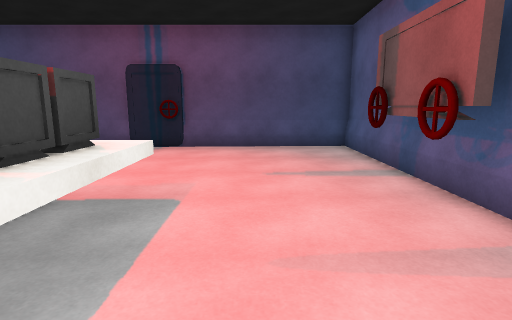
View 1 (above)

14 first-person views from a walk through a Unity game level. The camera is 1.5 m above the floor, tilts 10° down and sees 80° across. The floor is counted in squares, 1 m on a side. Each view is taken from the middle of a square. On the plan, view 1 faces up. The plan holds only what a view shows up to about 15 squares ahead; the rest is blank. The player is left out.

View 2
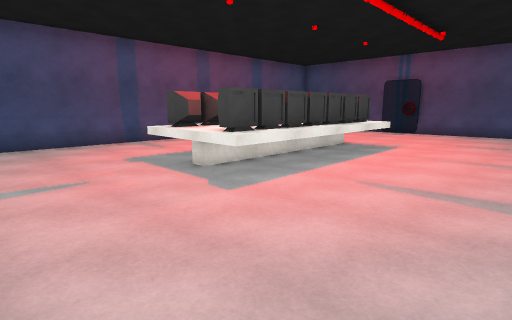

View 3
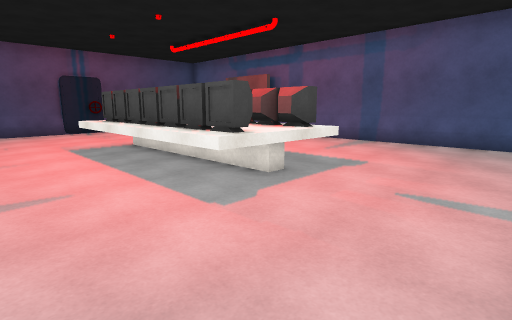

View 4
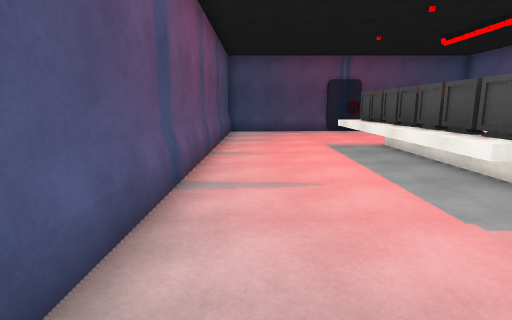

View 5
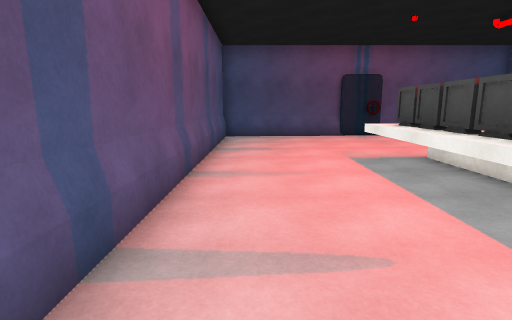

View 6
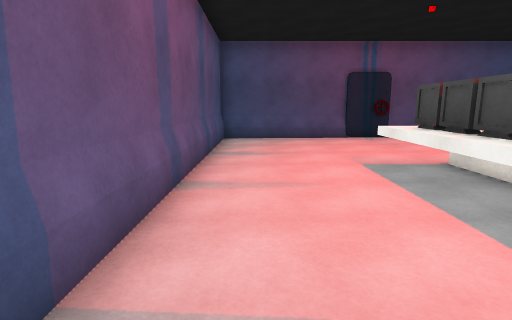

View 7
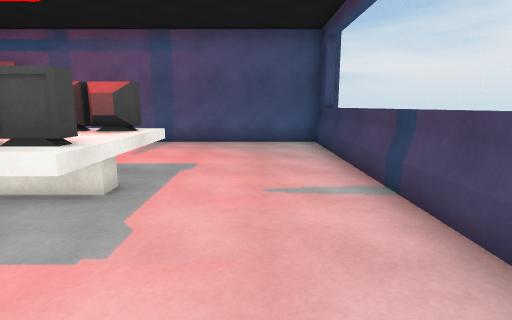

View 8
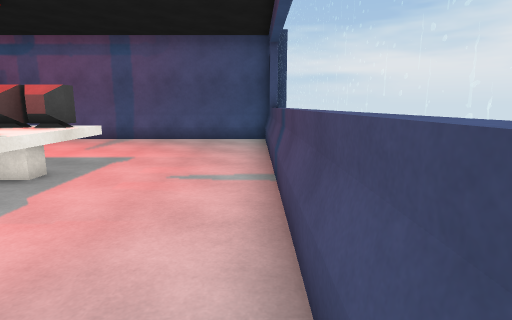

View 9
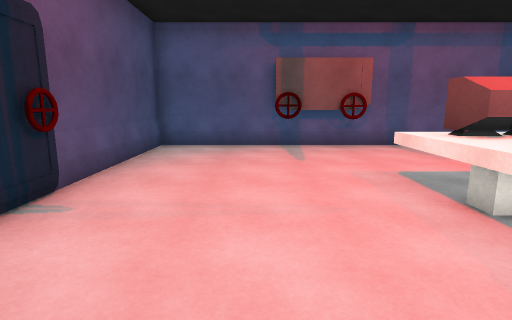

View 10
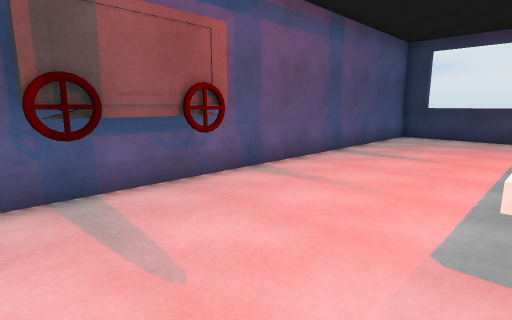

View 11
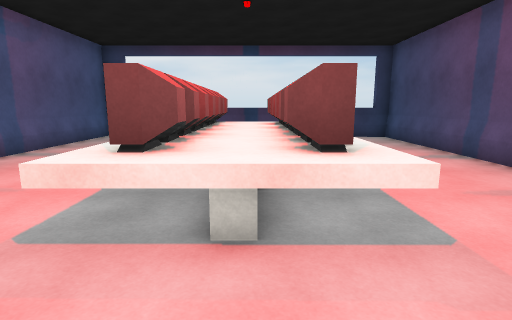

View 12
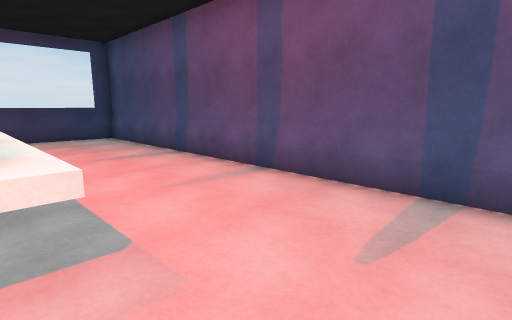

View 13
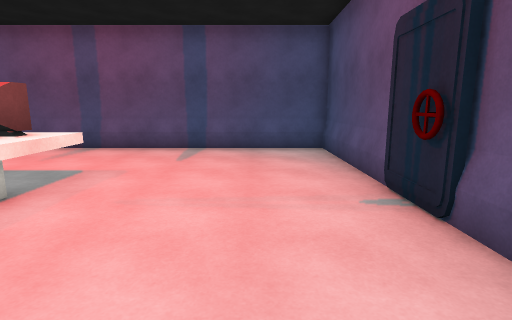

View 14
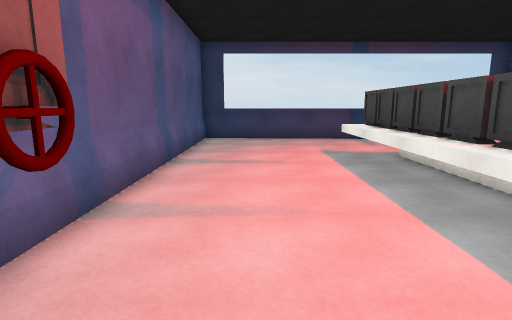

### Floor plan
Key: @ floor where view 1 was taken; # wall or solid block; . floor; = window, fence, low wall or low ledge; A valve; O other object.
Columns run from 11 left of view 1 to 4 right of it. Each row starts with its distance up from view 1.
 12 ################
 11 #.......A......#
 10 #..............#
  9 #..............#
  8 #..............#
  7 #.............A#
  6 #.............O#
  5 #....OOOOO....A#
  4 #....OOOOO....O#
  3 #....OOOOO.....#
  2 #....OOOOO.....#
  1 #....OOOOO.....#
  0 #....OOOOO.@...#
 -1 #....OOOOO.....#
 -2 #....OOOOO.....#
 -3 #.....OOOO.....#
 -4 #..............#
 -5 #..............#
 -6 #..............#
 -7 #..............#
 -8 ##============##

Where each view was taken, in squares from view 1:
view 1: 0 up, 0 right, facing up
view 2: 7 down, 3 right, facing up-left
view 3: 7 down, 9 left, facing up-right
view 4: 7 down, 9 left, facing up
view 5: 4 down, 9 left, facing up
view 6: 3 down, 9 left, facing up
view 7: 5 down, 9 left, facing right
view 8: 7 down, 10 left, facing right
view 9: 8 up, 8 left, facing right
view 10: 8 up, 2 left, facing down-right
view 11: 8 up, 4 left, facing down
view 12: 8 up, 5 left, facing down-left
view 13: 9 up, 1 right, facing left
view 14: 7 up, 1 right, facing down
